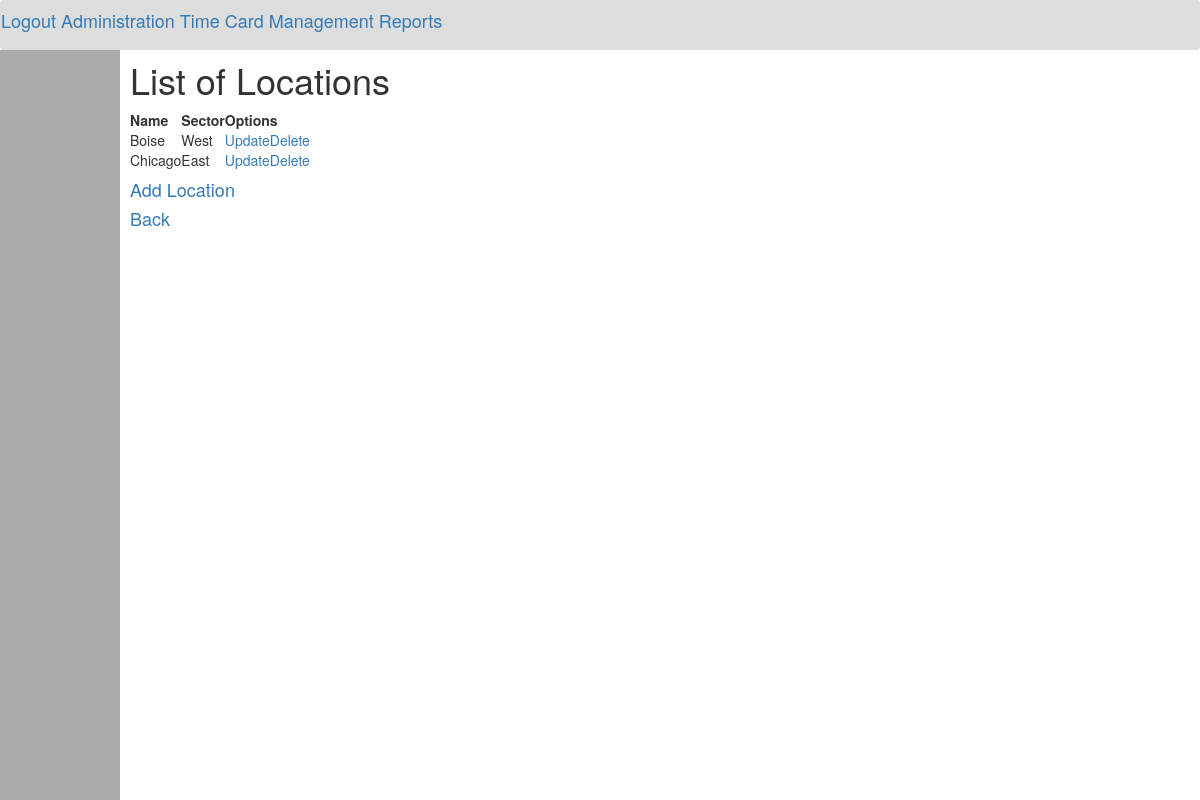
/locations/ (signed in), run on the app's committed database.
### locations/models.py (models this page shows, shortened)
class Location(models.Model):
    name = models.CharField(
        unique=True,
        max_length=30,
        null=False,
        validators=[
            RegexValidator(
                regex="^[a-zA-Z0-9,\. :-]+$",
                message="Please insert a valid location name."
            )
        ]
    )
    sector = models.CharField(
        max_length=1,
        null=False,
        choices=SECTORS,
        validators=[
            RegexValidator(
                regex="^[EW]$",
                message="Please insert either E (East) or W (West)."
            )
        ]
    )

### locations/views.py (the view)
# urls.py: path("", views.LocationList.as_view(), name="list"),
class LocationList(LoginRequiredMixin, UserPassesTestMixin, ListView):
    model = Location
    template_name = "locations/list.html"
    context_object_name = "locations"
    ordering = ["name", "sector"]
    extra_context = {"title": "List of Locations"}
    def test_func(self):
        return self.request.user.is_superuser

### locations/templates/locations/list.html
{% extends "base/base.html" %}
{% block content %}
    {% if locations %}
        <table>
            <tr>
                <th>Name</th>
                <th>Sector</th>
                <th colspan="2">Options</th>
            </tr>
            {% for location in locations %}
                <tr>
                    <td>{{ location.name }}</td>
                    <td>
                        {% if location.sector == "E" %}
                            East
                        {% elif location.sector == "W" %}
                            West
                        {% endif %}
                    </td>
                    <td><a href="{% url 'locations:update' location.id %}">Update</a></td>
                    <td><a href="{% url 'locations:delete' location.id %}">Delete</a></td>
                </tr>
            {% endfor %}
        </table>
    {% else %}
        <h1>No locations are listed at this time.</h1>
    {% endif %}
    <h4><a href="{% url 'locations:create' %}">Add Location</a></h4>
    <h4><a href="{% url 'home' %}">Back</a></h4>
{% endblock content %}

### data on the page
Location: name "Boise", sector "West"
Location: name "Chicago", sector "East"

### other printed values
{{ title }} "List of Locations"
